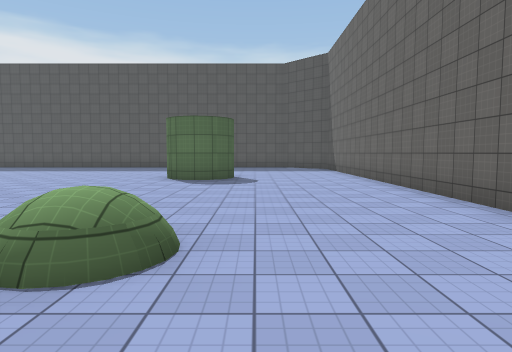
View 1 (above)

14 first-person views from a walk through a 3-D level made in the Unity game engine. The camera is 1.5 m above the floor, tilts 4° down and sees 75° across. The floor is counted in squares, 2 m on a side. Each view is taken from the middle of a square. On the plan, view 1 faces up. The plan holds only what a view shows up to about 11 squares ahead; the rest is blank. Surface patterns are stand-ins for the level's own textures.

View 2
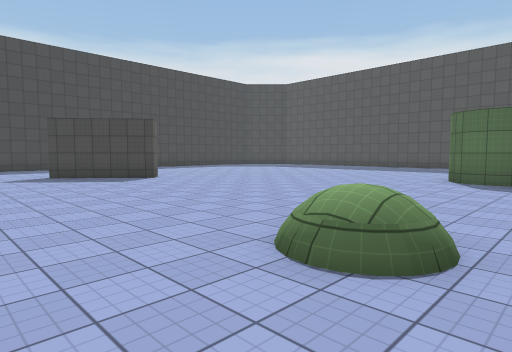

View 3
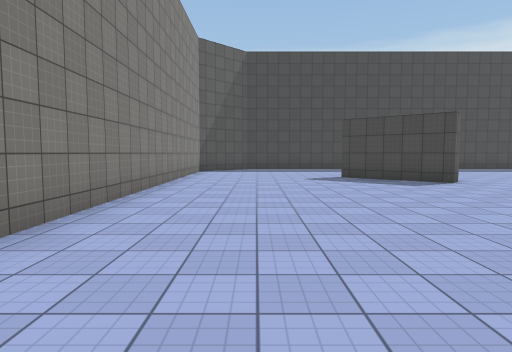

View 4
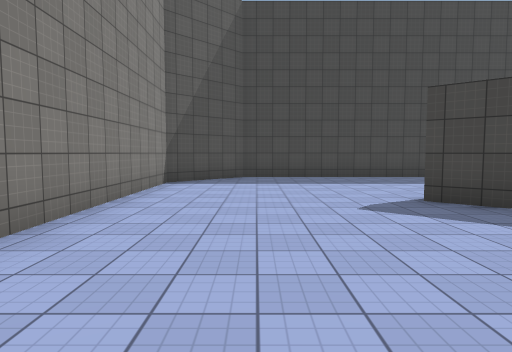

View 5
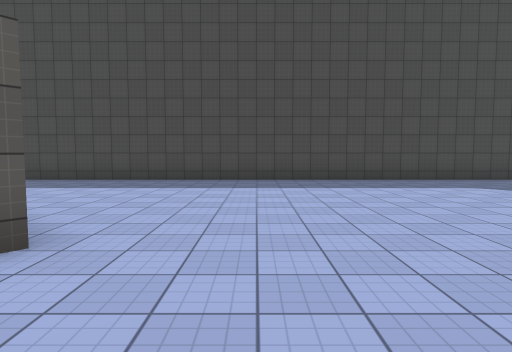

View 6
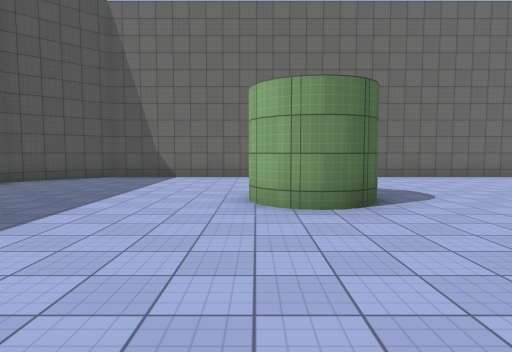

View 7
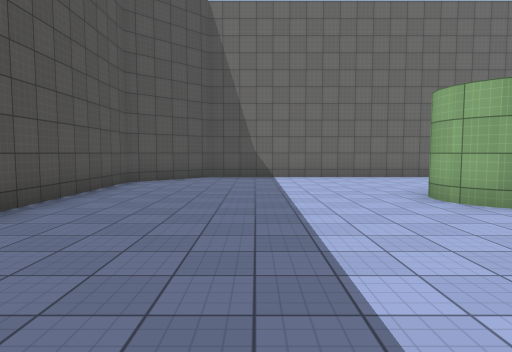

View 8
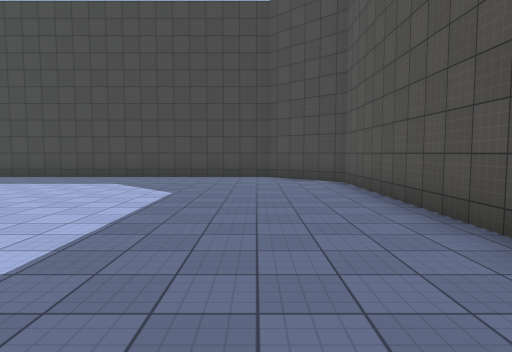

View 9
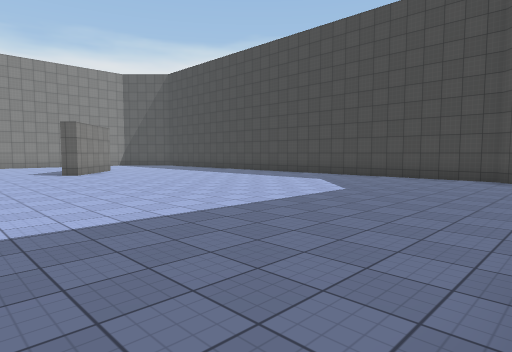

View 10
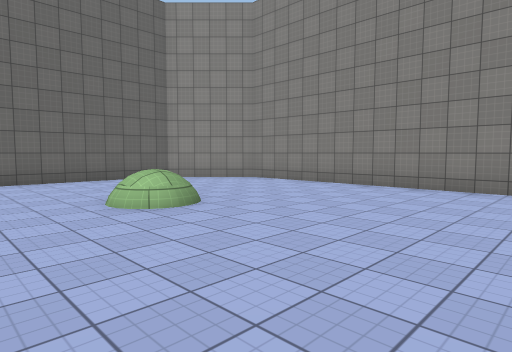

View 11
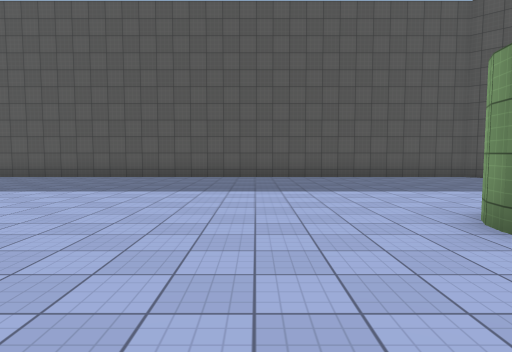

View 12
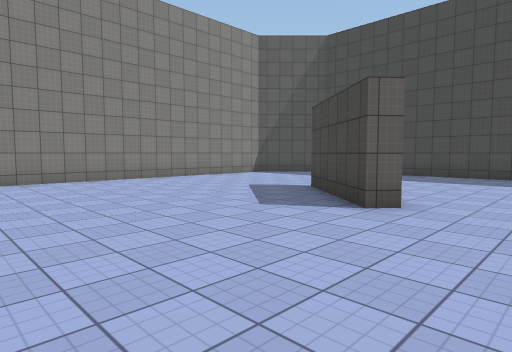

View 13
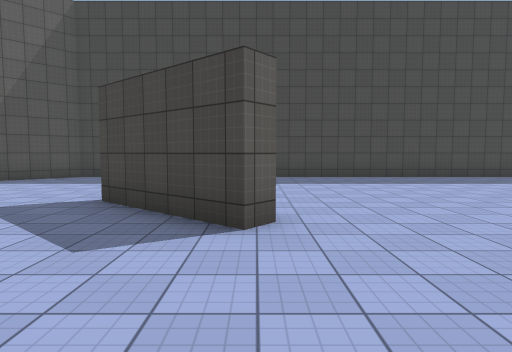

View 14
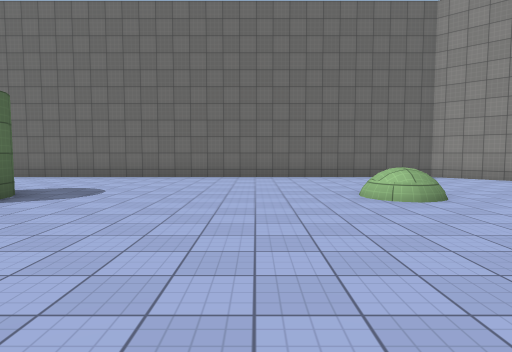

### Floor plan
Points are (right, up) in squares from view 1. A wall is a line through its corners. A room is listed if a view was taken in it or the views show most of it. See-through windows are left out.
Room 1 (views 1, 2, 3, 4, 5, 6, 7, 8, 9, 10, 11, 12, 13, 14)
walls: (-9.6, 5.2) (-9.2, 4.9) (-11.2, 2.5); (-2.7, 10) (-2.6, 10.6) (-2.2, 11); (-2.2, 9.2) (-2.6, 9.6); (-16.3, 15.4) (-16.3, -0.4) (-14.4, -2.2) (1.4, -2.2) (3.2, -0.4) (3.2, 15.4) (1.4, 17.3) (-14.4, 17.3) (-16.3, 15.4)

Positions as (right, up) in squares from view 1, and headings:
1: (0, 0), facing up
2: (0, 0), facing up-left
3: (-1, 0), facing left
4: (-6, 0), facing left
5: (-7, 7), facing left
6: (-7, 11), facing right
7: (-7, 14), facing right
8: (-6, 15), facing left
9: (-6, 17), facing down-left
10: (-6, 5), facing down-right
11: (-5, 7), facing up
12: (-5, 7), facing down-left
13: (-6, 5), facing left
14: (-7, 5), facing right
